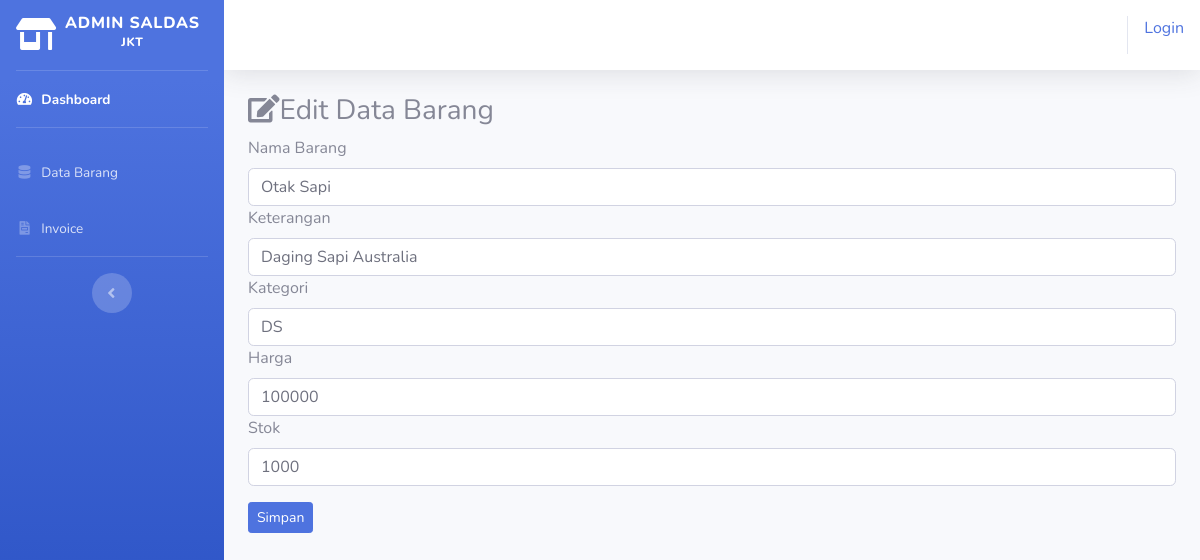
The page /index.php/admin/data_barang/edit/2 on the database its author committed.
### tables this page shows
CREATE TABLE `tb_barang` (
  `id_brg` int(11) NOT NULL,
  `nama_brg` varchar(120) NOT NULL,
  `keterangan` varchar(225) NOT NULL,
  `kategori` varchar(60) NOT NULL,
  `harga` int(11) NOT NULL,
  `stok` int(6) NOT NULL,
  `gambar` text NOT NULL
);

### application/controllers/admin/data_barang.php (called while the page is built, shortened)
<?php
class data_barang extends CI_Controller{
    public function edit($id)
    {
        $where = array('id_brg' =>$id);
        $data['barang'] = $this->model_barang->edit_barang($where, 'tb_barang')->result();
        $this->load->view('templates_admin/header');
        $this->load->view('templates_admin/sidebar');
        $this->load->view('admin/edit_barang', $data);
        $this->load->view('templates_admin/footer');
    }
}

### index.php (called while the page is built, shortened)
<?php
require_once BASEPATH.'core/CodeIgniter.php';

### application/models/model_barang.php (called while the page is built, shortened)
<?php
class model_barang extends CI_model {
    public function edit_barang($where,$table){
        return $this->db->get_where($table,$where);
    }
}

### application/views/admin/edit_barang.php (the view, shortened to what this page needs)
<div class="container-fluid">
<h3><i class="fas fa-edit"></i>Edit Data Barang</h3>
<?php foreach($barang as $brg) : ?>
    <form method="post" action="<?php echo base_url(). 'admin/data_barang/update' ?>">
    <div class="for-group">
        <label>Nama Barang</label>
        <input type="text" name="nama_brg" class="form-control"
        value="<?php echo $brg->nama_brg ?>">
    </div>
    <div class="for-group">
        <label>Keterangan</label>
        <input type="text" name="keterangan" class="form-control"
        value="<?php echo $brg->keterangan ?>">
    </div>
    <div class="for-group">
        <label>Kategori</label>
        <input type="text" name="kategori" class="form-control"
        value="<?php echo $brg->kategori ?>">
    </div>
    <div class="for-group">
        <label>Harga</label>
        <input type="text" name="harga" class="form-control"
        value="<?php echo $brg->harga ?>">
    </div>
    <div class="for-group">
        <label>Stok</label>
        <input type="text" name="stok" class="form-control"
        value="<?php echo $brg->stok ?>">
    </div>
    <button type="submit" class="btn btn-primary btn-sm mt-3"> Simpan</button>
    </form>
    <?php endforeach;   ?>
</div>

### rows shown on the page
tb_barang: nama_brg "Otak Sapi", keterangan "Daging Sapi Australia", kategori "DS", harga "100000", stok "1000"

### other values the page prints
anchor ('auth/login', 'Login') "Login"
